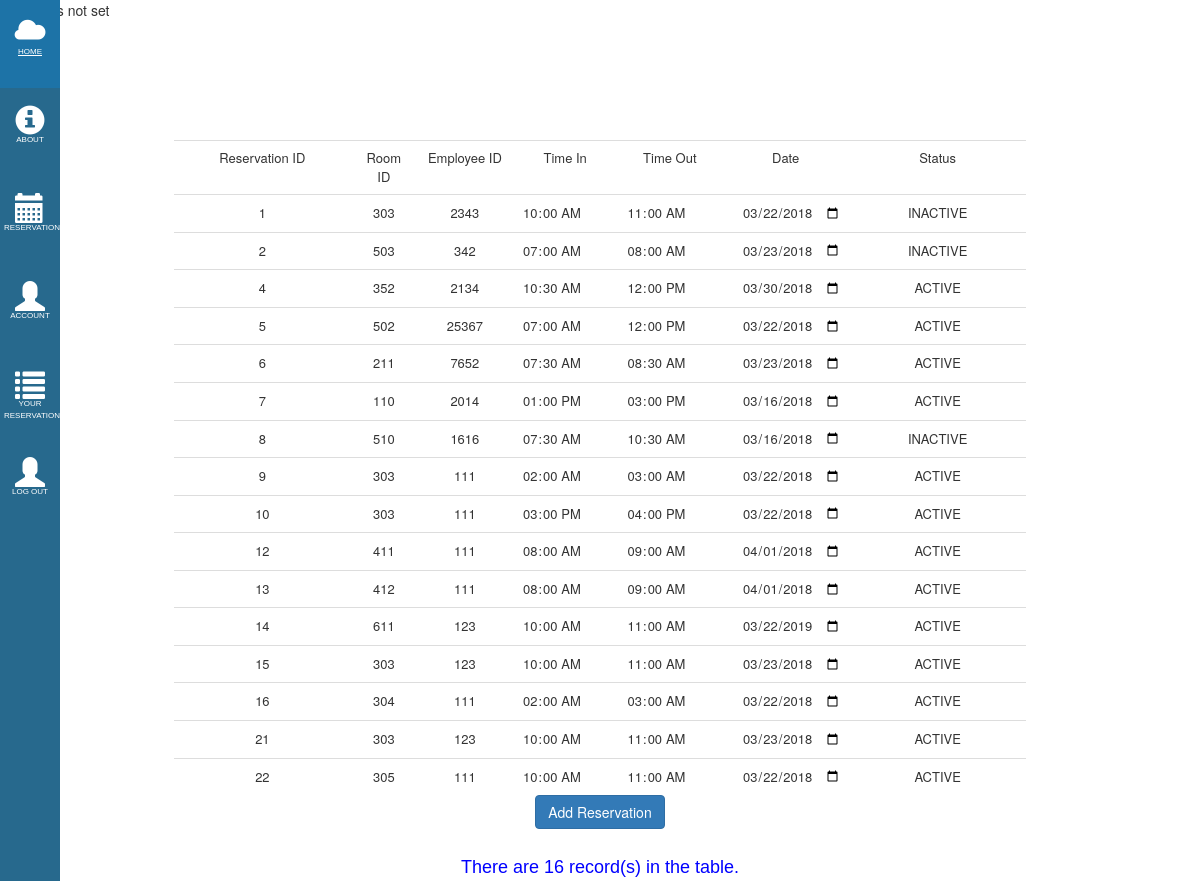
Before: /user_schedtable.php with the older database file.
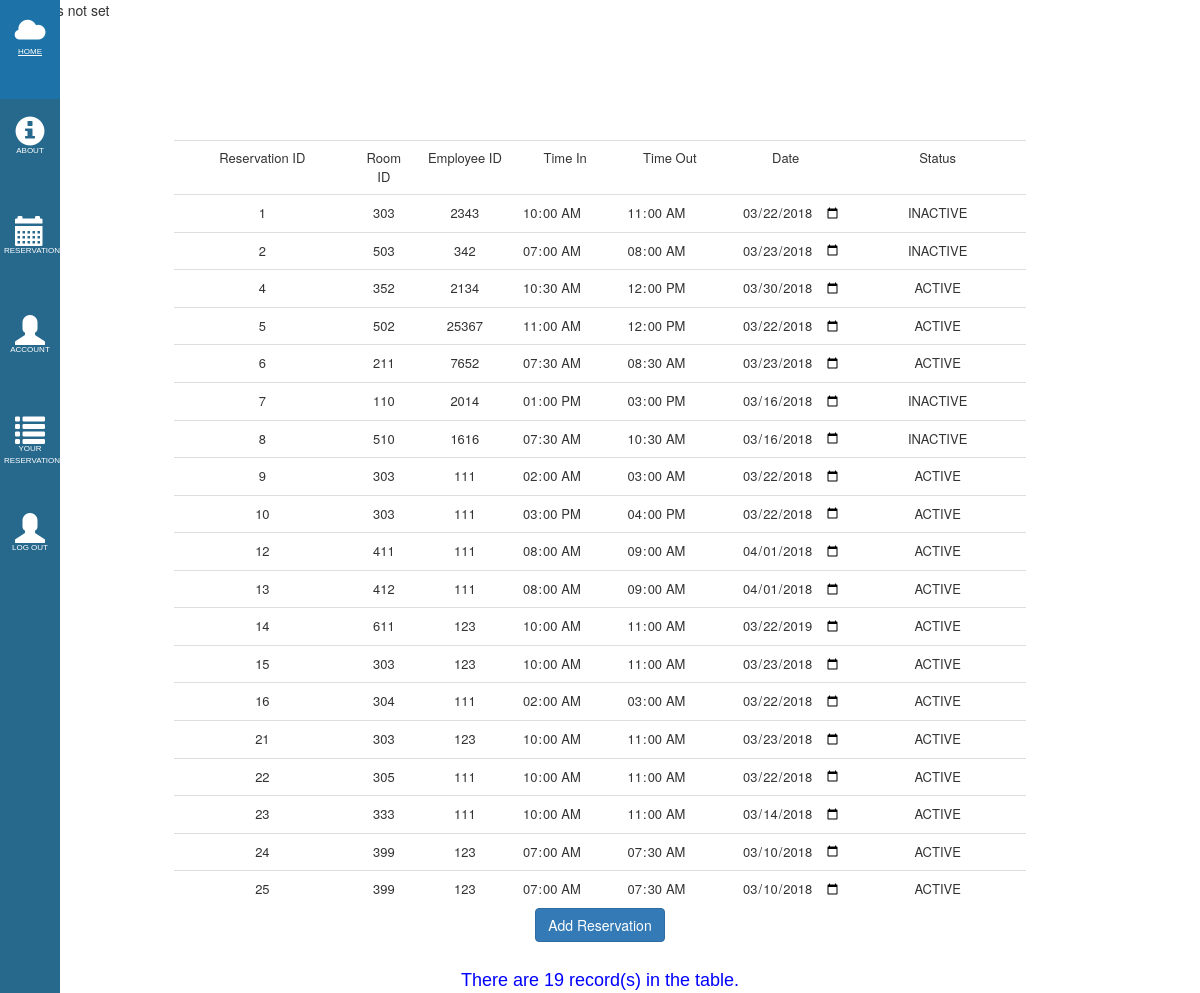
After: the same page with the newer database file.
### tables this page shows
CREATE TABLE `tbl_sched` (
  `id` int(11) NOT NULL,
  `room_id` varchar(5) NOT NULL,
  `emp_id` varchar(5) NOT NULL,
  `time_in` time NOT NULL,
  `time_out` time NOT NULL,
  `date` date NOT NULL,
  `u_code` varchar(5) NOT NULL,
  `Status` tinyint(1) NOT NULL
);

### user_schedtable.php (the view, shortened to what this page needs)
<html>
<head>
    <link rel="stylesheet" href="css/bootstrap.min.css">
    <link rel="stylesheet" href="bren/side_bar.css" type="text/css">
</head>
<body>
<?php
if (isset($_SESSION["count"])){
    echo "Count: ".$_SESSION["count"];
    echo "Selected ".$_SESSION["selected"];
}else{
    echo "Session is not set";
}
?>
<div class="sidebar">
    <ul>
        <li><a href="userpage.php"><span class="glyphicon glyphicon-cloud"></span><span class="menu_label">Home</span></a></li>
        <li><a href="#"><span class="glyphicon glyphicon-info-sign"></span><span class="menu_label">About</span></a></li>
        <li><a href="user_schedtable.php"><span class="glyphicon glyphicon-calendar"></span><span class="menu_label">Reservations</span></a></li>
        <li><a href="user_account.php"><span class="glyphicon glyphicon-user"></span><span class="menu_label">Account</span></a></li>
        <li><a href="user_reservation.php"><span class="glyphicon glyphicon-list"></span><span class="menu_label">Your Reservations</span></a></li>
        <li><a onclick="return logout()" href="login_page.php"><span class="glyphicon glyphicon-user"></span><span class="menu_label">Log Out</span></a></li>
    </ul>
</div>
<div class="container">
        <table class="table">
            <tr class="headers">
                <td>Reservation ID</td>
                <td>Room ID</td>
                <td>Employee ID</td>
                <td>Time In</td>
                <td>Time Out</td>
                <td>Date</td>
                <td>Status</td>
            </tr>
            <?php
            include 'connect.php';
            $sql ="select * from tbl_sched order by id";
            $res = mysqli_query($con, $sql);
            while($row= mysqli_fetch_array($res))
            {
            ?>
            <form <?php echo ($_SESSION["count"]==2) ? 'method=\'post\' action=\'cell_edit.php\'' : '' ?>>
            <tr>
                <td><input class="<?php echo 'cell'.$row['id']?> table_cell" name="reserv_id" id="reserv_id" value=<?php echo $row['id']; ?> readonly></td>
                <td><input class="<?php echo 'cell'.$row['id']?> table_cell" name="room_id" id="room_id" value=<?php echo $row['room_id']; ?> readonly> </td>
                <td><input class="table_cell <?php echo 'cell'.$row['id']?>" name="emp_id" id="emp_id" value=<?php echo $row['emp_id']; ?>  readonly></td>
                <td><input type="time" class="table_cell <?php echo 'cell'.$row['id']?>" name="time_in" value=<?php echo $row['time_in']; ?> readonly></td>
                <td><input type="time" class="table_cell <?php echo 'cell'.$row['id']?>" name="time_out" value=<?php echo $row['time_out']; ?>  readonly></td>
                <td><input type="date" class="table_cell <?php echo 'cell'.$row['id']?>" name="date" value=<?php echo $row['date']; ?>  readonly"></td>
                <td><input class="<?php echo 'cell'.$row['id']?> table_cell" name="status" id="status" value=<?php
                    if ($row['Status'] == 1){
                        echo 'ACTIVE';
                    }
                    else if ($row['Status'] == 0) {
                        echo 'INACTIVE';
                    }
                ?>  readonly></td>
            </tr>
            </form>
            <?php
            }
            ?>
        </table>
    <a href="addsched_user.php"> <button class="btn btn-primary">Add Reservation</button></a><br>
        <font size="4" face="arial"  color="blue">
            <?php
            include 'connect.php';
            $result = mysqli_query($con,"select * from tbl_sched");
            $rows = mysqli_num_rows($result);
            echo "<br>";
            echo "There are " . $rows . " record(s) in the table. ";
            ?>
        </font>
</div>
</body>
</html>

Changed rows visible on the page:
changed tbl_sched id 5: time_in "07:00:00" → "11:00:00"
changed tbl_sched id 7: status "ACTIVE" → "INACTIVE"
added tbl_sched: reserv_id "23", room_id "333", emp_id "111", time_in "10:00:00", time_out "11:00:00", date "03/14/2018", status "ACTIVE"
added tbl_sched: reserv_id "24", room_id "399", emp_id "123", time_in "07:00:00", time_out "07:30:00", date "03/10/2018", status "ACTIVE"
added tbl_sched: reserv_id "25", room_id "399", emp_id "123", time_in "07:00:00", time_out "07:30:00", date "03/10/2018", status "ACTIVE"
Other visible differences:
$rows: "16" → "19"
